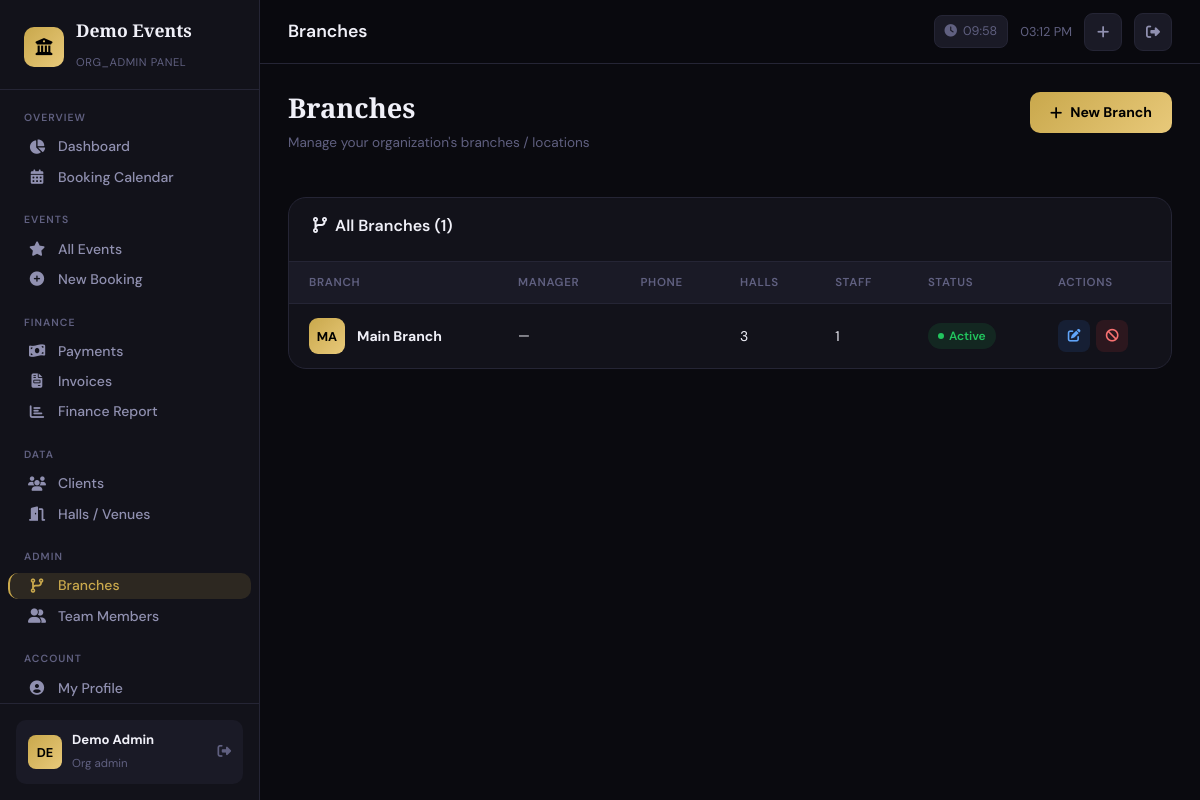
The page /modules/admin/branches.php (signed in) on the database its author committed.
### tables this page shows
CREATE TABLE `branches` (
  `id` int(11) NOT NULL,
  `organization_id` int(11) NOT NULL,
  `name` varchar(200) NOT NULL,
  `address` text DEFAULT NULL,
  `phone` varchar(30) DEFAULT NULL,
  `manager_id` int(11) DEFAULT NULL,
  `status` enum('active','inactive') DEFAULT 'active',
  `created_at` timestamp NOT NULL DEFAULT current_timestamp(),
  `updated_at` timestamp NOT NULL DEFAULT current_timestamp() ON UPDATE current_timestamp()
);

### includes/config.php (called while the page is built, shortened)
<?php
function sanitize($input) {
    return htmlspecialchars(strip_tags(trim($input)), ENT_QUOTES, 'UTF-8');
}
function csrfToken() {
    return $_SESSION['csrf_token'];
}

### modules/admin/branches.php (the view, shortened to what this page needs)
<?php
require_once '../../includes/config.php';
$db   = getDB();
$org  = $_SESSION['org_id'];
$branches = $db->prepare("
    SELECT br.*, m.name as manager_name,
           COUNT(DISTINCT h.id) as hall_count,
           COUNT(DISTINCT a.id) as staff_count
    FROM branches br
    LEFT JOIN admins m ON br.manager_id = m.id
    LEFT JOIN halls h ON h.branch_id = br.id
    LEFT JOIN admins a ON a.branch_id = br.id
    WHERE br.organization_id=? GROUP BY br.id ORDER BY br.name
");
$branches->execute([$org]); $branches=$branches->fetchAll();
?>
<!DOCTYPE html>
<html lang="en">
<head><meta charset="UTF-8"><meta name="viewport" content="width=device-width,initial-scale=1.0">
<title>Branches — <?=sanitize($_SESSION['org_name'])?></title><?php include '../../includes/dashboard_styles.php'; ?></head>
<body>
<?php include '../../includes/admin_sidebar.php'; ?>
<div class="main-content">
    <?php include '../../includes/topbar.php'; ?>
    <div class="page-body">
        <div class="page-header">
            <div><h2>Branches</h2><p class="text-muted-sm">Manage your organization's branches / locations</p></div>
            <button class="btn-gold" onclick="openModal()"><i class="fas fa-plus me-2"></i>New Branch</button>
        </div>
        <div class="card-section">
            <div class="section-header">
                <h3><i class="fas fa-code-branch me-2"></i>All Branches (<?=count($branches)?>)</h3>
            </div>
            <div class="table-wrapper">
                <table class="data-table">
                    <thead><tr><th>Branch</th><th>Manager</th><th>Phone</th><th>Halls</th><th>Staff</th><th>Status</th><th>Actions</th></tr></thead>
                    <tbody>
                    <?php foreach($branches as $b): ?>
                    <tr>
                        <td><div class="org-cell">
                            <div class="user-avatar" style="width:36px;height:36px;border-radius:9px;background:linear-gradient(135deg,#C9A84C,#E8C97A)"><?=strtoupper(substr($b['name'],0,2))?></div>
                            <div><strong><?=sanitize($b['name'])?></strong><small><?=sanitize($b['address']??'')?></small></div>
                        </div></td>
                        <td style="font-size:0.85rem"><?=sanitize($b['manager_name']??'—')?></td>
                        <td style="font-size:0.82rem"><?=sanitize($b['phone']??'-')?></td>
                        <td><?=$b['hall_count']?></td>
                        <td><?=$b['staff_count']?></td>
                        <td><span class="status-badge <?=$b['status']==='active'?'active':'inactive'?>"><?=ucfirst($b['status'])?></span></td>
                        <td><div class="action-btns">
                            <button class="btn-action edit" onclick="editBranch(<?=htmlspecialchars(json_encode($b))?>)" title="Edit"><i class="fas fa-edit"></i></button>
                            <a href="branches.php?toggle=<?=$b['id']?>&csrf_token=<?=urlencode(csrfToken())?>" class="btn-action <?=$b['status']==='active'?'danger':'success'?>" title="<?=$b['status']==='active'?'Deactivate':'Activate'?>"><i class="fas fa-<?=$b['status']==='active'?'ban':'check'?>"></i></a>
                        </div></td>
                    </tr>
                    <?php endforeach; ?>
                    </tbody>
                </table>
            </div>
        </div>
    </div>
</div>
</body></html>

### assets/css/dashboard.css (style rules this page uses)
:root { --gold: #C9A84C; --gold-light: #E8C97A; --gold-dim: rgba(201,168,76,0.15); --dark-bg: #0A0A0F; --dark-card: #12121A; --dark-surface: #1A1A26; --dark-border: #252535; --dark-hover: #1E1E2E; --text-primary: #F0F0F8; --text-secondary: #9090B0; --text-muted: #606080; --success: #22c55e; --danger: #ef4444; --warning: #f59e0b; --info: #3b82f6; --sidebar-w: 260px; --topbar-h: 64px; --radius: 12px; --radius-lg: 18px; --shadow: 0 4px 24px rgba(0,0,0,0.4); --transition: all 0.25s cubic-bezier(0.4,0,0.2,1); }
* { box-sizing: border-box; margin: 0; padding: 0; }
body { font-family: 'DM Sans', sans-serif; background: var(--dark-bg); color: var(--text-primary); min-height: 100vh; overflow-x: hidden; }
.user-avatar { width: 34px; height: 34px; border-radius: 8px; background: linear-gradient(135deg, var(--gold), var(--gold-light)); display: flex; align-items: center; justify-content: center; font-size: 0.8rem; font-weight: 700; color: #000; flex-shrink: 0; }
.main-content { margin-left: var(--sidebar-w); min-height: 100vh; transition: var(--transition); }
.page-body { padding: 28px; }
.page-header { display: flex; align-items: flex-start; justify-content: space-between; margin-bottom: 28px; gap: 16px; flex-wrap: wrap; }
.page-header h2 { font-family: 'Playfair Display', serif; font-size: 1.7rem; font-weight: 700; }
.text-muted-sm { color: var(--text-muted); font-size: 0.85rem; margin-top: 3px; }
.card-section { background: var(--dark-card); border: 1px solid var(--dark-border); border-radius: var(--radius-lg); margin-bottom: 24px; overflow: hidden; animation: fadeUp 0.5s ease 0.25s both; }
.section-header { padding: 18px 24px; border-bottom: 1px solid var(--dark-border); display: flex; align-items: center; justify-content: space-between; }
.section-header h3 { font-size: 1rem; font-weight: 600; color: var(--text-primary); }
.table-wrapper { overflow-x: auto; }
.data-table { width: 100%; border-collapse: collapse; }
.data-table th { padding: 12px 20px; font-size: 0.72rem; font-weight: 600; color: var(--text-muted); text-transform: uppercase; letter-spacing: 0.06em; border-bottom: 1px solid var(--dark-border); white-space: nowrap; background: var(--dark-surface); }
.data-table td { padding: 14px 20px; font-size: 0.875rem; color: var(--text-primary); border-bottom: 1px solid var(--dark-border); vertical-align: middle; }
.data-table tbody tr:last-child td { border-bottom: none; }
.status-badge { display: inline-flex; align-items: center; gap: 5px; padding: 4px 10px; border-radius: 20px; font-size: 0.75rem; font-weight: 600; }
.status-badge::before { content: ''; width: 6px; height: 6px; border-radius: 50%; }
.status-badge.active { background: rgba(34,197,94,0.12); color: #22c55e; }
.status-badge.active::before { background: #22c55e; }
.btn-gold { background: linear-gradient(135deg, var(--gold), var(--gold-light)); color: #000; font-weight: 700; font-size: 0.875rem; padding: 10px 20px; border-radius: 10px; border: none; cursor: pointer; text-decoration: none; display: inline-flex; align-items: center; transition: var(--transition); font-family: 'DM Sans', sans-serif; }
.action-btns { display: flex; gap: 6px; }
.btn-action { width: 32px; height: 32px; border-radius: 8px; border: none; display: flex; align-items: center; justify-content: center; cursor: pointer; font-size: 0.8rem; transition: var(--transition); text-decoration: none; }
.btn-action.edit { background: rgba(59,130,246,0.12); color: #60a5fa; }
.btn-action.danger { background: rgba(239,68,68,0.12); color: #f87171; }
.org-cell { display: flex; align-items: center; gap: 12px; }
.org-cell strong { display: block; font-size: 0.875rem; }
.card-section { animation: fadeUp 0.45s ease both; }
.card-section:nth-child(2) { animation-delay: 0.08s; }
.btn-gold { position: relative; overflow: hidden; }
.btn-gold::after { content: ''; position: absolute; width: 100px; height: 100px; background: rgba(255,255,255,0.15); border-radius: 50%; transform: scale(0); left: 50%; top: 50%; margin-left: -50px; margin-top: -50px; transition: transform 0.4s ease, opacity 0.4s ease; opacity: 0; }
.data-table tbody tr { animation: fadeIn 0.3s ease both; }
.data-table tbody tr:nth-child(1) { animation-delay: 0.04s; }
.status-badge::before { animation: pulseDot 2s ease infinite; }
.page-body { animation: fadeUp 0.35s ease; }
* { scrollbar-width: thin; scrollbar-color: var(--dark-border) transparent; }

### rows shown on the page
branches: name "MA", name "Main Branch", manager_name "—", hall_count "3", staff_count "1", status "Active"

### other values the page prints
substr($_SESSION['org_name'] ?? 'HallSaaS', 0, 16) "Demo Events"
$role "ORG_ADMIN"
substr($_SESSION['admin_name'] ?? 'A', 0, 2) "DE"
$_SESSION['admin_name'] "Demo Admin"
str_replace('_', ' ', $role) "Org admin"
count($branches) "1"
